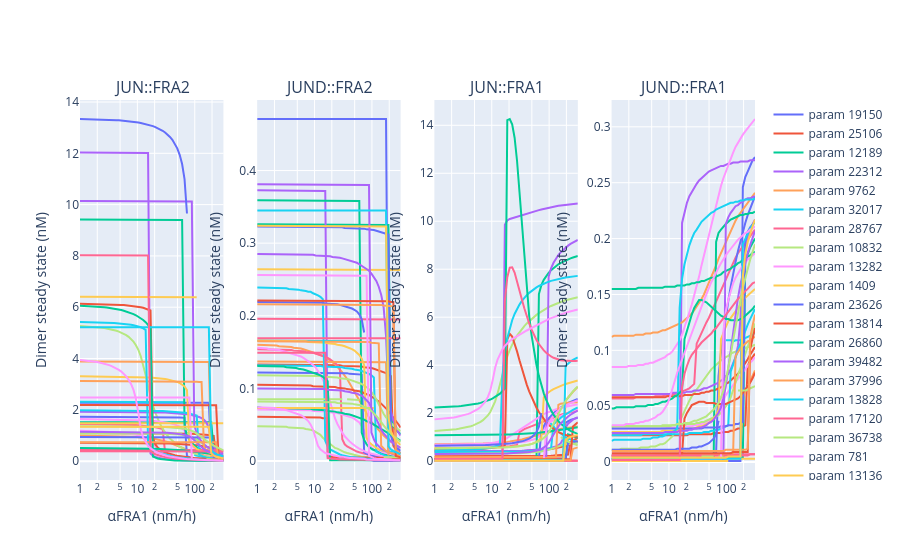

The code cell stored with this chart in its notebook:
### Code cell
import plotly.graph_objects as go
from plotly.subplots import make_subplots

fig = make_subplots(rows=1, cols=len(dimer_species), subplot_titles=dimer_labels)
param_name = '(fra1_by_junfra1).beta'
for col_idx, (species, label) in enumerate(zip(dimer_species, dimer_labels), start=1):
    for param_idx, scan_df in scan_results.items():
        fig.add_trace(
            go.Scatter(
                x=scan_df[param_name],
                y=scan_df[species],
                mode='lines',
                name=f'param {param_idx}',
                showlegend=(col_idx == 1),  # only show legend once
            ),
            row=1, col=col_idx,
        )

fig.update_xaxes(type='log', title_text='αFRA1 (nm/h)')
fig.update_yaxes(title_text='Dimer steady state (nM)')
fig.show()
